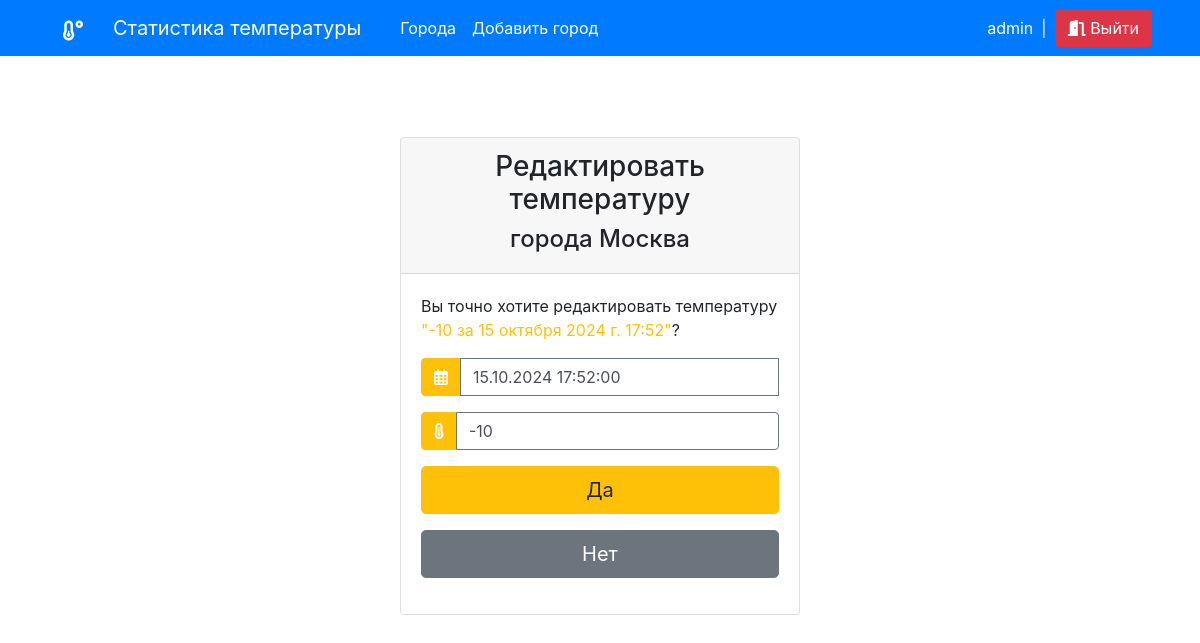
The app's page /tmp-stat-app/towns/10/update-tmp/19/ (signed in) with its own data.
### temperature_statistics_app/models.py (models this page shows, shortened)
class Town(models.Model):
    t_name = models.CharField(
        verbose_name='Название города',
        max_length=128
    )
    t_user = models.ForeignKey(
        verbose_name='Пользователь, который добавил',
        to=User,
        on_delete=models.CASCADE
    )
    def __str__(self):
        return self.t_name
    class Meta:
        ordering = ['t_name']
        verbose_name = 'Город'
        verbose_name_plural = 'Города'

class Temperature(models.Model):
    tmp_town = models.ForeignKey(
        verbose_name='Город', to=Town,
        on_delete=models.CASCADE
    )
    tmp_date = models.DateTimeField(
        verbose_name='Дата',
        default=datetime.today
    )
    tmp_value = models.IntegerField(
        verbose_name='Значение по Цельсия',
        default=0
    )
    class Meta:
        ordering = ['-tmp_date']
        verbose_name = 'Температура'
        verbose_name_plural = 'Температуры'

### temperature_statistics_app/views.py (the view, shortened to what this page needs)
# urls.py: path('towns/<int:pk>/update-tmp/<int:tmp_id>/', TemperatureUpdateView.as_view(), name='update_temperature'),
class TemperatureUpdateView(LoginRequiredMixin, UpdateView):
    login_url = 'tmp_stat_app:login'
    model = Temperature
    form_class = TemperatureForm
    template_name = 'update_temperature.html'
    def get_context_data(self, **kwargs):
        context = super().get_context_data(**kwargs)
        town = get_object_or_404(
            Town,
            pk=self.kwargs['pk'],
            t_user=self.request.user
            )
        context['town'] = town
        return context
    def get_queryset(self):
        temperatures = Temperature.objects.filter(
            tmp_town__id=self.kwargs['pk'],
            tmp_town__t_user=self.request.user
            )
        return temperatures
    def get_object(self):
        queryset = self.get_queryset()
        obj = get_object_or_404(queryset, pk=self.kwargs['tmp_id'])
        return obj

### temperature_statistics_app/forms.py
class TemperatureForm(forms.ModelForm):
    class Meta:
        model = Temperature
        fields = ['tmp_date', 'tmp_value']
        widgets = {
            'tmp_date': forms.DateTimeInput(attrs={
                'class': 'form-control border-secondary',
                'placeholder': 'Дата и время установки температуры',
                'id': 'date-time-picker'
                }),
            'tmp_value': forms.NumberInput(attrs={
                'class': 'form-control border-secondary',
                'placeholder': 'Значение температуры по Цельсия'
                }),
        }

### temperature_statistics_app/templates/update_temperature.html (shortened to what this page needs)
{% extends 'base.html' %}
{% load static %}
{% block head %}
    <link rel="stylesheet" href="https://cdn.jsdelivr.net/npm/flatpickr/dist/flatpickr.min.css">
    <link rel="stylesheet" href={% static 'temperature_statistics_app/card.css' %}></link>
{% endblock %}
{% block content %}
<div class="container">
    <div class="d-flex justify-content-center h-100">
        <div class="card">
            <div class="card-header">
                <h3 class="text-center">Редактировать температуру</h3>
                <h4 class="text-center">города {{town}}</h4>
            </div>
            <div class="card-body">
                <form method="post">{% csrf_token %}
                    <p>Вы точно хотите редактировать температуру <span class="text-warning">"{{ temperature.tmp_value }} за {{ temperature.tmp_date }}"</span>?</p>
                    <div class="input-group form-group">
                        <div class="input-group-prepend">
                            <span class="input-group-text bg-warning border-warning"><i class="fa-regular fa-calendar-days text-white"></i></span>
                        </div>
                            {{ form.tmp_date }}
                    </div>
                    <div class="input-group form-group">
                        <div class="input-group-prepend">
                            <span class="input-group-text bg-warning border-warning"><i class="fa-solid fa-temperature-three-quarters text-white"></i></span>
                        </div>
                            {{ form.tmp_value }}
                    </div>
                    <div class="form-group">
                        <input type="submit" value="Да" class="btn btn-warning btn-lg btn-block">
                    </div>
                    <div class="form-group">
                        <a href="{% url 'tmp_stat_app:detail_town' town.pk %}" role="button" class="btn btn-secondary btn-lg btn-block">Нет</a>
                    </div>
                </form>
            </div>
        </div>
    </div>
</div>
{% endblock %}

### temperature_statistics_app/templates/base.html (shortened to what this page needs)
{% load static %}
<!doctype html>
<html lang="ru">
  <head>
    <link rel="stylesheet" href="https://stackpath.bootstrapcdn.com/bootstrap/4.3.1/css/bootstrap.min.css">
    {% block head %}
    {% endblock %}
    <link rel="stylesheet" href={% static 'temperature_statistics_app/base.css' %}></link>
  </head>
  <body>
    <nav class="navbar navbar-expand-lg navbar-light bg-primary px-5">
        <a href="{% url 'tmp_stat_app:index' %}" class="navbar-brand text-white" href="">
          <div class="container">
            <div class="row">
              <i class="fa-solid fa-temperature-low col mt-2"></i>
              <span class="d-none d-lg-block d-xl-block col">Статистика температуры</span>
            </div>
          </div>
        </a>
        <div class="collapse navbar-collapse" id="navbarSupportedContent">
            <ul class="navbar-nav mr-auto">
              <li class="nav-item active">
                <a class="nav-link text-white" href="{% url 'tmp_stat_app:index' %}">Города</a>
              </li>
              <li class="nav-item active">
                <a class="nav-link text-white" href="{% url 'tmp_stat_app:add_town' %}">Добавить город</a>
              </li>
            </ul>
            {% if request.user %}
                <div class="form-inline my-2 my-lg-0 text-white">
                    <span >{{ request.user }}</span>
                    <span class="mx-2">|</span>
                    <a href="{% url 'tmp_stat_app:logout' %}" role="button" class="btn btn-danger">
                        <i class="fa-solid fa-door-open"></i>
                        <span>Выйти</span>
                    </a>
                </div>
            {% endif %}
        </div>
    </nav>
    {% block content %} {% endblock %}
  </body>
</html>

### temperature_statistics_app/static/temperature_statistics_app/card.css (style rules this page uses)
html,body { height: 80%; }
.container { height: 80%; align-content: center; }
.card { max-height: 500px; margin-top: auto; margin-bottom: auto; width: 400px; }

### temperature_statistics_app/static/temperature_statistics_app/base.css (style rules this page uses)
html, body { height: 100%; }

### records on screen
Town: t_name "Москва"
Temperature: tmp_value "-10", tmp_date "15 октября 2024 г. 17:52", tmp_date "15.10.2024 17:52:00"

### other values on screen
{{ request.user }} "admin"
